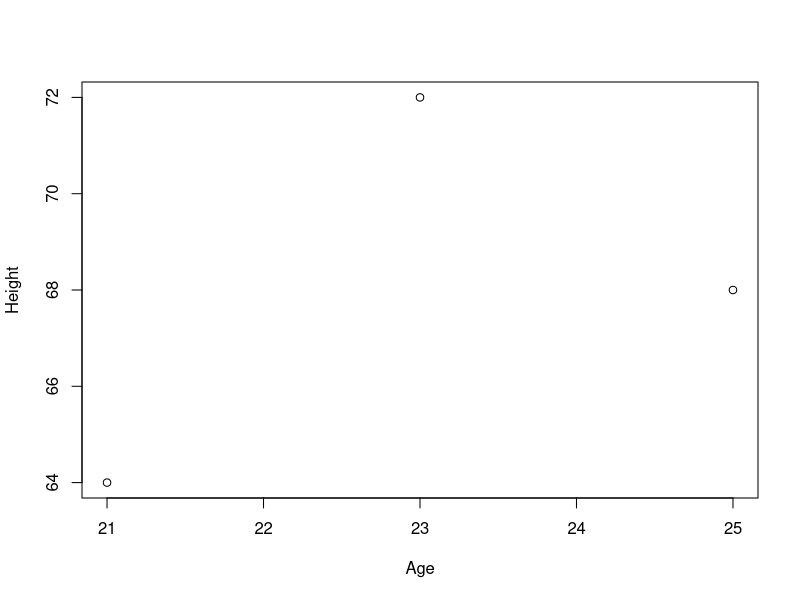

This figure's R source:
## ---- chunk 1
names <- c("Jon", "Joe", "Jack")
ages <- c(25, 23, 21)
heights <- c(68, 72, 64)
df <- data.frame(name=names, age=ages, height=heights)
knitr::kable(df)
plot(ages, heights, xlab = "Age", ylab = "Height")


## ---- chunk 2
squarefive <- function(value = 2) {
  return((value*value)+5)
}
# Testing 3 in our function
squarefive(3)
# Testing the default value
squarefive()
